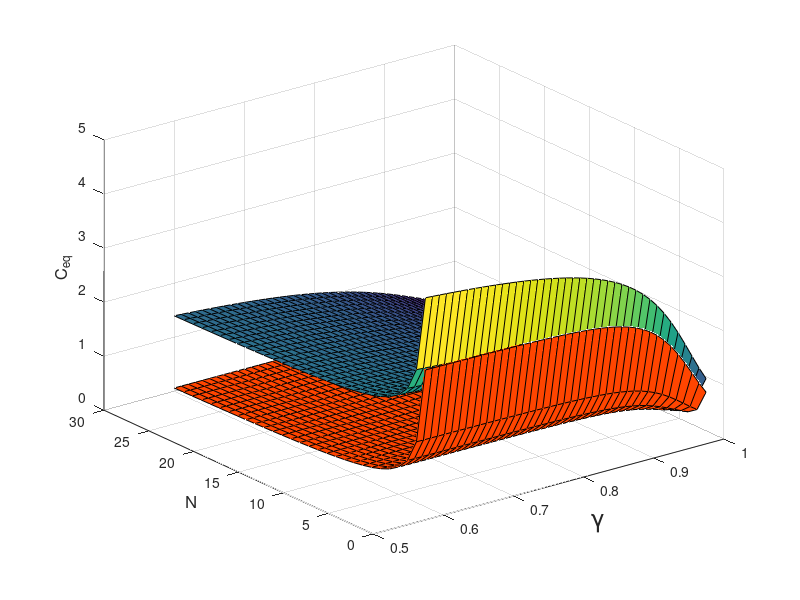
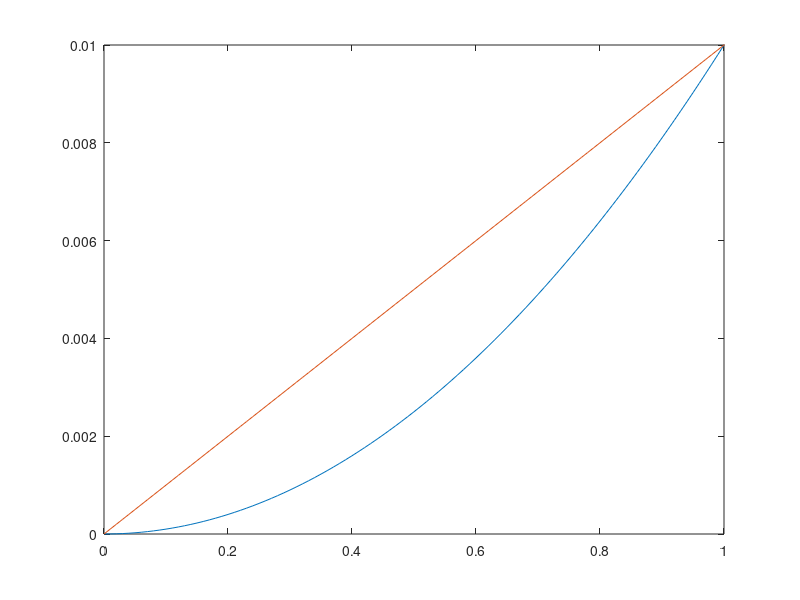

Write MATLAB code to recreate these figures, in order.
N = 30;
tau = 100;
dg = 0.01;
gstart = 0.6;

f = @(x, a, c) 1./(1 + exp(-a.*(x-c)));

t_b = 20;
t_t = 40;

data = zeros(N, size(gstart:dg:1, 2));

for n = 1:N
    e_a = (n + 1) / 2;
    e_a2 = ((n * n) + 1) / 2;
    idg = 1;
    for g = gstart:dg:1
        s_b = 0;
        s_t = 0;
        for i = 1:tau
            s_b = s_b + (g^(i - 1)) * f(i, 0.1, t_b);
            s_t = s_t + (g^(i - 1)) * f(i, 0.1, t_t);
        end
        
        c_eq = (2 * e_a * (1 - (s_t / s_b))) / (e_a2 - e_a);
        
        data(n, idg) = c_eq;
        idg = idg + 1;
    end
end


figure;
surf(gstart:dg:1, 1:N, data, 'FaceColor', [1.0 0.27 0]);
ylabel('N', 'FontSize', 12);
xlabel('\gamma', 'FontSize', 18);
zlabel('C_{eq}', 'FontSize', 12);
zlim([0 5]);

%%

N = 30;
tau = 100;
dg = 0.01;
gstart = 0.6;

f = @(x, a, c) 1./(1 + exp(-a.*(x-c)));
eta = @(x) 0.1 * x^(2);

t_b = 20;
t_t = 40;

data = zeros(N, size(gstart:dg:1, 2));

for n = 1:N
    e_a = (n + 1) / 2;
    e_a2 = ((n * n) + 1) / 2;
    
    idg = 1;
    for g = gstart:dg:1
        s_b = 0;
        s_t = 0;
        mu = 0;
        for i = 1:tau
            s_b = s_b + (g^(i - 1)) * f(i, 0.1, t_b);
            s_t = s_t + (g^(i - 1)) * f(i, 0.1, t_t);
            mu = mu + (g^(i - 1));
        end
        
        e_n_a = (0.1 + (0.1 * n^2)) / 2;
        sub = mu * (e_n_a - eta(1) * e_a);
        num = (e_a * s_t) - sub;
        numnum = 2 * (e_a - (num / s_b));
        c_eq = numnum / (e_a2 - e_a);
               
        data(n, idg) = c_eq;
        idg = idg + 1;
    end
end

hold on;
surf(gstart:dg:1, 1:N, data)
ylabel('N', 'FontSize', 12);
xlabel('\gamma', 'FontSize', 18);
zlabel('C_{eq}', 'FontSize', 12);
zlim([0 5]);

%%

x = 0:0.01:30;

figure;
plot(x, 0.01 .* x.^2);
hold on;
plot(x, 0.01 * x);
xlim([0 1]);
ylim([0 0.01]);